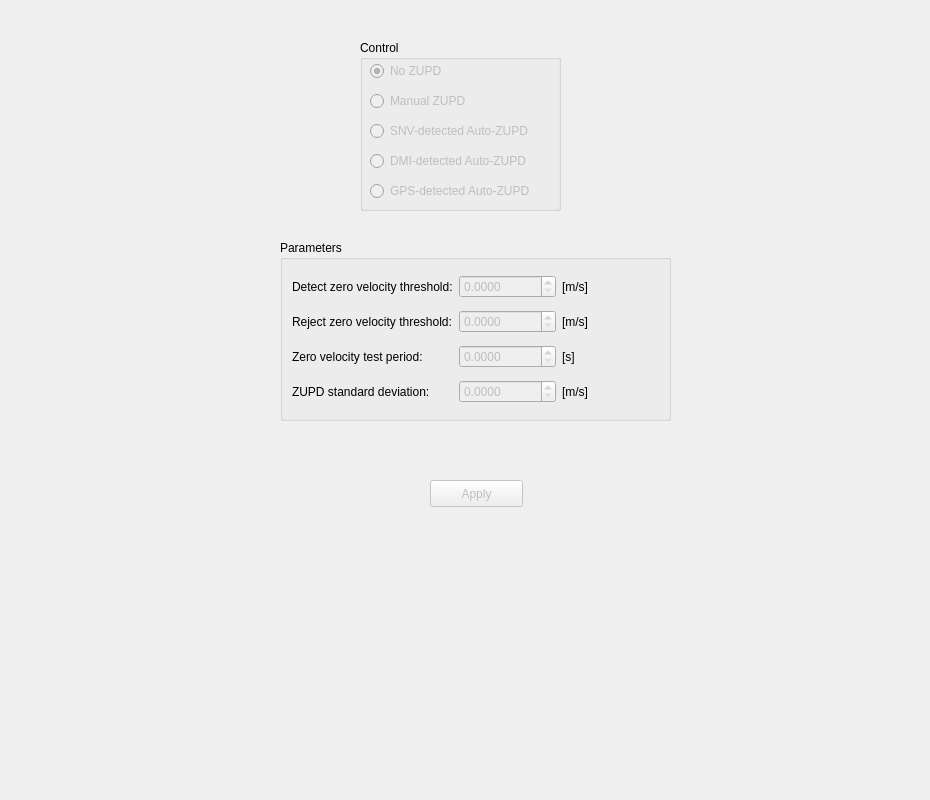
<?xml version="1.0" encoding="UTF-8"?>
<ui version="4.0">
 <class>ZUPDControlTab</class>
 <widget class="QWidget" name="ZUPDControlTab">
  <property name="geometry">
   <rect>
    <x>0</x>
    <y>0</y>
    <width>930</width>
    <height>800</height>
   </rect>
  </property>
  <property name="windowTitle">
   <string>Form</string>
  </property>
  <widget class="QGroupBox" name="groupBox_6">
   <property name="geometry">
    <rect>
     <x>280</x>
     <y>240</y>
     <width>391</width>
     <height>181</height>
    </rect>
   </property>
   <property name="title">
    <string>Parameters</string>
   </property>
   <layout class="QGridLayout" name="gridLayout">
    <item row="3" column="0">
     <widget class="QLabel" name="label_9">
      <property name="text">
       <string>ZUPD standard deviation:</string>
      </property>
     </widget>
    </item>
    <item row="3" column="1">
     <widget class="QDoubleSpinBox" name="zupdStdSpinBox">
      <property name="enabled">
       <bool>false</bool>
      </property>
      <property name="decimals">
       <number>4</number>
      </property>
      <property name="maximum">
       <double>1000000.000000000000000</double>
      </property>
      <property name="singleStep">
       <double>0.100000000000000</double>
      </property>
     </widget>
    </item>
    <item row="2" column="0">
     <widget class="QLabel" name="label_10">
      <property name="text">
       <string>Zero velocity test period:</string>
      </property>
     </widget>
    </item>
    <item row="2" column="1">
     <widget class="QDoubleSpinBox" name="testSpinBox">
      <property name="enabled">
       <bool>false</bool>
      </property>
      <property name="decimals">
       <number>4</number>
      </property>
      <property name="maximum">
       <double>1000000.000000000000000</double>
      </property>
      <property name="singleStep">
       <double>0.100000000000000</double>
      </property>
     </widget>
    </item>
    <item row="1" column="0">
     <widget class="QLabel" name="label_11">
      <property name="text">
       <string>Reject zero velocity threshold:</string>
      </property>
     </widget>
    </item>
    <item row="1" column="1">
     <widget class="QDoubleSpinBox" name="rejectSpinBox">
      <property name="enabled">
       <bool>false</bool>
      </property>
      <property name="decimals">
       <number>4</number>
      </property>
      <property name="minimum">
       <double>0.000000000000000</double>
      </property>
      <property name="maximum">
       <double>1000000.000000000000000</double>
      </property>
      <property name="singleStep">
       <double>0.100000000000000</double>
      </property>
     </widget>
    </item>
    <item row="0" column="0">
     <widget class="QLabel" name="label_12">
      <property name="text">
       <string>Detect zero velocity threshold:</string>
      </property>
     </widget>
    </item>
    <item row="0" column="1">
     <widget class="QDoubleSpinBox" name="detectSpinBox">
      <property name="enabled">
       <bool>false</bool>
      </property>
      <property name="buttonSymbols">
       <enum>QAbstractSpinBox::UpDownArrows</enum>
      </property>
      <property name="decimals">
       <number>4</number>
      </property>
      <property name="minimum">
       <double>0.000000000000000</double>
      </property>
      <property name="maximum">
       <double>1000000.000000000000000</double>
      </property>
      <property name="singleStep">
       <double>0.100000000000000</double>
      </property>
     </widget>
    </item>
    <item row="1" column="2">
     <widget class="QLabel" name="label_14">
      <property name="text">
       <string>[m/s]</string>
      </property>
     </widget>
    </item>
    <item row="2" column="2">
     <widget class="QLabel" name="label_15">
      <property name="text">
       <string>[s]</string>
      </property>
     </widget>
    </item>
    <item row="0" column="2">
     <widget class="QLabel" name="label_13">
      <property name="text">
       <string>[m/s]</string>
      </property>
     </widget>
    </item>
    <item row="3" column="2">
     <widget class="QLabel" name="label_16">
      <property name="text">
       <string>[m/s]</string>
      </property>
     </widget>
    </item>
   </layout>
  </widget>
  <widget class="QPushButton" name="applyButton">
   <property name="enabled">
    <bool>false</bool>
   </property>
   <property name="geometry">
    <rect>
     <x>430</x>
     <y>480</y>
     <width>93</width>
     <height>27</height>
    </rect>
   </property>
   <property name="text">
    <string>Apply</string>
   </property>
  </widget>
  <widget class="QGroupBox" name="groupBox">
   <property name="geometry">
    <rect>
     <x>360</x>
     <y>40</y>
     <width>201</width>
     <height>171</height>
    </rect>
   </property>
   <property name="title">
    <string>Control</string>
   </property>
   <widget class="QRadioButton" name="noZUPDRadioButton">
    <property name="enabled">
     <bool>false</bool>
    </property>
    <property name="geometry">
     <rect>
      <x>10</x>
      <y>20</y>
      <width>109</width>
      <height>22</height>
     </rect>
    </property>
    <property name="text">
     <string>No ZUPD</string>
    </property>
    <property name="checked">
     <bool>true</bool>
    </property>
   </widget>
   <widget class="QRadioButton" name="manualZUPDRadioButton">
    <property name="enabled">
     <bool>false</bool>
    </property>
    <property name="geometry">
     <rect>
      <x>10</x>
      <y>50</y>
      <width>121</width>
      <height>22</height>
     </rect>
    </property>
    <property name="text">
     <string>Manual ZUPD</string>
    </property>
   </widget>
   <widget class="QRadioButton" name="snvRadioButton">
    <property name="enabled">
     <bool>false</bool>
    </property>
    <property name="geometry">
     <rect>
      <x>10</x>
      <y>80</y>
      <width>191</width>
      <height>22</height>
     </rect>
    </property>
    <property name="text">
     <string>SNV-detected Auto-ZUPD</string>
    </property>
   </widget>
   <widget class="QRadioButton" name="dmiRadioButton">
    <property name="enabled">
     <bool>false</bool>
    </property>
    <property name="geometry">
     <rect>
      <x>10</x>
      <y>110</y>
      <width>191</width>
      <height>22</height>
     </rect>
    </property>
    <property name="text">
     <string>DMI-detected Auto-ZUPD</string>
    </property>
   </widget>
   <widget class="QRadioButton" name="gpsRadioButton">
    <property name="enabled">
     <bool>false</bool>
    </property>
    <property name="geometry">
     <rect>
      <x>10</x>
      <y>140</y>
      <width>191</width>
      <height>22</height>
     </rect>
    </property>
    <property name="text">
     <string>GPS-detected Auto-ZUPD</string>
    </property>
   </widget>
  </widget>
 </widget>
 <resources/>
 <connections>
  <connection>
   <sender>applyButton</sender>
   <signal>pressed()</signal>
   <receiver>ZUPDControlTab</receiver>
   <slot>applyPressed()</slot>
   <hints>
    <hint type="sourcelabel">
     <x>416</x>
     <y>483</y>
    </hint>
    <hint type="destinationlabel">
     <x>464</x>
     <y>399</y>
    </hint>
   </hints>
  </connection>
 </connections>
 <slots>
  <slot>applyPressed()</slot>
 </slots>
</ui>
